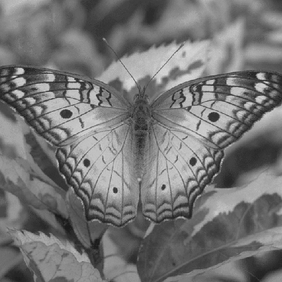
#> input picture Atividade Extra Classe 4/imagens de entrada/butterfly.png, 282 x 282 px, shrunk from 512 x 512 before the run
$ python Q2.py
#> lines starting #> are read from the running program, lines starting #| are printed output that depends on the picture; long printed decimals are rounded
"""Q2 — Reconstrução de imagem a partir da Transformada de Fourier 2D."""

from pathlib import Path

import cv2
import matplotlib.pyplot as plt
import numpy as np


PASTA_ATUAL = Path(__file__).resolve().parent
ARQUIVO_ENTRADA = PASTA_ATUAL / "imagens de entrada" / "butterfly.png"
ARQUIVO_SAIDA = PASTA_ATUAL / "resultados" / "Q2_resultados.png"


def carregar_imagem_monocromatica(caminho: Path):
    """Carrega uma imagem como matriz de intensidades em tons de cinza."""
    imagem = cv2.imread(str(caminho), cv2.IMREAD_GRAYSCALE)
#> imagem is the input picture: shape (282, 282); min 25, max 219, mean 116.8

    if imagem is None:
        raise FileNotFoundError(f"Não foi possível carregar a imagem: {caminho}")

    return imagem


def normalizar_para_visualizacao(imagem: np.ndarray):
    """Converte uma matriz numérica para o intervalo visual de 0 a 255."""
    minimo = imagem.min()
    maximo = imagem.max()

    if maximo == minimo:
        return np.zeros(imagem.shape, dtype=np.uint8)

    imagem_normalizada = (imagem - minimo) * (255 / (maximo - minimo))
    return np.rint(imagem_normalizada).astype(np.uint8)


def reconstruir_por_espectro(espectro: np.ndarray):
    """Reconstrói uma imagem real usando a transformada inversa de Fourier."""
    imagem_complexa = np.fft.ifft2(espectro)
    return np.real(imagem_complexa)


def calcular_reconstrucoes(imagem: np.ndarray):
    """Calcula as reconstruções completa, por magnitude e por fase isoladas."""
    imagem_float = imagem.astype(np.float32)
    espectro = np.fft.fft2(imagem_float)
    magnitude = np.abs(espectro)
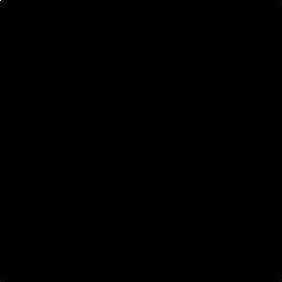
#> magnitude: shape (282, 282) float64; min 6.7, max 9286064, mean 4250.9; drawn with min black and max white
    fase = np.angle(espectro)
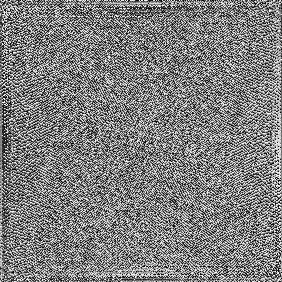
#> fase: shape (282, 282) float64; min -3.14, max 3.14, mean 3.95e-05; drawn with min black and max white

    reconstruida = reconstruir_por_espectro(espectro)

    fase_zero = np.zeros(fase.shape)
    espectro_apenas_magnitude = magnitude * np.exp(1j * fase_zero)
    apenas_magnitude = reconstruir_por_espectro(espectro_apenas_magnitude)

    magnitude_constante = np.ones(magnitude.shape)
    espectro_apenas_fase = magnitude_constante * np.exp(1j * fase)
    apenas_fase = reconstruir_por_espectro(espectro_apenas_fase)
#> in reconstruir_por_espectro (call 3), `return np.real(imagem_complexa)`:
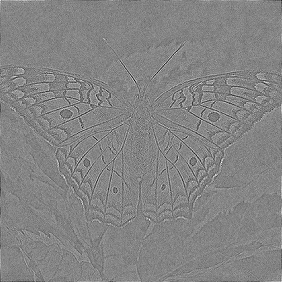
#> returned value: shape (282, 282) float64; min -0.0305, max 0.0283, mean 1.26e-05; drawn with min black and max white

    diferenca_absoluta = np.abs(imagem_float - reconstruida)
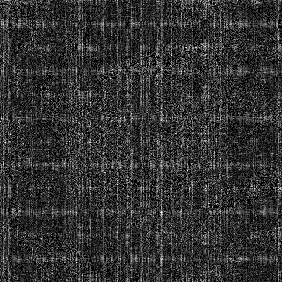
#> diferenca_absoluta: shape (282, 282) float64; min 0, max 1.71e-13, mean 3.37e-14; drawn with min black and max white
    erro_maximo = np.max(diferenca_absoluta)
#> erro_maximo = 1.71e-13
    erro_quadratico_medio = np.mean(diferenca_absoluta ** 2)
#> erro_quadratico_medio = 1.87e-27

    return reconstruida, diferenca_absoluta, apenas_magnitude, apenas_fase, erro_maximo, erro_quadratico_medio


def salvar_comparacao(original: np.ndarray, reconstruida: np.ndarray,
                      diferenca: np.ndarray, apenas_magnitude: np.ndarray,
                      apenas_fase: np.ndarray, saida: Path):
    """Exibe e salva as reconstruções pedidas no enunciado."""
    # Usado IA apenas nessa função apenas para amostragem
    saida.parent.mkdir(parents=True, exist_ok=True)

    figura, eixos = plt.subplots(2, 3, figsize=(13, 8))
    figura.subplots_adjust(wspace=0.04, hspace=0.22, bottom=0.08)
    e0, e1, e2, e3, e4, e5 = eixos.flat

    e0.imshow(original, cmap="gray", vmin=0, vmax=255); e0.axis("off")
    e1.imshow(reconstruida, cmap="gray", vmin=0, vmax=255); e1.axis("off")
    e2.imshow(diferenca, cmap="gray"); e2.axis("off")
    e3.imshow(normalizar_para_visualizacao(apenas_magnitude), cmap="gray", vmin=0, vmax=255); e3.axis("off")
    e4.imshow(normalizar_para_visualizacao(apenas_fase), cmap="gray", vmin=0, vmax=255); e4.axis("off")
    e5.axis("off")

    e0.text(0.5, -0.08, "(a) imagem original", transform=e0.transAxes,
            ha="center", va="top", fontsize=11)
    e1.text(0.5, -0.08, "(b) reconstrução completa", transform=e1.transAxes,
            ha="center", va="top", fontsize=11)
    e2.text(0.5, -0.08, "(c) diferença absoluta", transform=e2.transAxes,
            ha="center", va="top", fontsize=11)
    e3.text(0.5, -0.08, "(d) somente magnitude", transform=e3.transAxes,
            ha="center", va="top", fontsize=11)
    e4.text(0.5, -0.08, "(e) somente fase", transform=e4.transAxes,
            ha="center", va="top", fontsize=11)

    figura.savefig(saida, dpi=180, bbox_inches="tight")
    plt.show()


if __name__ == "__main__":
    original = carregar_imagem_monocromatica(ARQUIVO_ENTRADA)
    reconstruida, diferenca, apenas_magnitude, apenas_fase, erro_maximo, erro_quadratico_medio = calcular_reconstrucoes(original)
#> erro_maximo = 1.71e-13; erro_quadratico_medio = 1.87e-27

    salvar_comparacao(original, reconstruida, diferenca, apenas_magnitude,
                      apenas_fase, ARQUIVO_SAIDA)
#> in normalizar_para_visualizacao, `minimo = imagem.min()`: minimo = 45.21
#> in normalizar_para_visualizacao, `maximo = imagem.max()`: maximo = 4250.9

    print(f"Imagem usada: {ARQUIVO_ENTRADA.name}")
    print(f"Erro máximo da reconstrução: {erro_maximo:.10f}")
#| Erro máximo da reconstrução: 0
    print(f"Erro quadrático médio da reconstrução: {erro_quadratico_medio:.10f}")
#| Erro quadrático médio da reconstrução: 0
    print(f"Imagem comparativa salva em: {ARQUIVO_SAIDA}")

$ run again, with Atividade Extra Classe 4/imagens de entrada/aerial_view.png copied over Atividade Extra Classe 4/imagens de entrada/butterfly.png
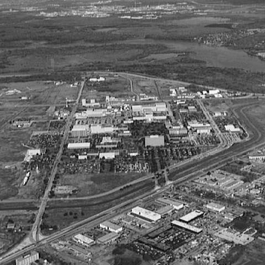
#> input picture Atividade Extra Classe 4/imagens de entrada/aerial_view.png, 265 x 265 px, shrunk from 480 x 480 before the run
#> in carregar_imagem_monocromatica, imagem is the input picture: shape (265, 265); min 0, max 255, mean 101.2
#> in reconstruir_por_espectro (call 3), `return np.real(imagem_complexa)`:
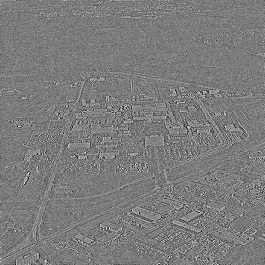
#> returned value: shape (265, 265) float64; min -0.0243, max 0.0257, mean 1.42e-05; drawn with min black and max white
#> in calcular_reconstrucoes, `diferenca_absoluta = np.abs(imagem_float - reconstruida)`:
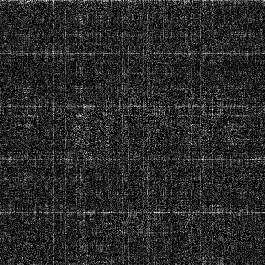
#> diferenca_absoluta: shape (265, 265) float64; min 0, max 1.71e-13, mean 2.69e-14; drawn with min black and max white
#> in calcular_reconstrucoes, `erro_maximo = np.max(diferenca_absoluta)`: erro_maximo = 1.71e-13
#> in calcular_reconstrucoes, `erro_quadratico_medio = np.mean(diferenca_absoluta ** 2)`: erro_quadratico_medio = 1.25e-27
#> `reconstruida, diferenca, apenas_magnitude, apenas_fase, erro_maximo, e..`: erro_maximo = 1.71e-13; erro_quadratico_medio = 1.25e-27
#> minimo = 38.3
#> maximo = 5147.5
#| Erro máximo da reconstrução: 0
#| Erro quadrático médio da reconstrução: 0

$ run again, with Atividade Extra Classe 4/imagens de entrada/baboon_monocromatica.png copied over Atividade Extra Classe 4/imagens de entrada/butterfly.png
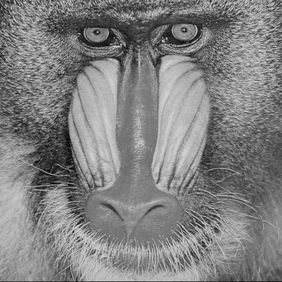
#> input picture Atividade Extra Classe 4/imagens de entrada/baboon_monocromatica.png, 282 x 282 px, shrunk from 512 x 512 before the run
#> in carregar_imagem_monocromatica, imagem is the input picture: shape (282, 282); min 3, max 228, mean 129.2
#> in reconstruir_por_espectro (call 3), `return np.real(imagem_complexa)`:
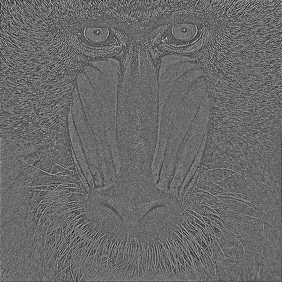
#> returned value: shape (282, 282) float64; min -0.0198, max 0.0278, mean 1.26e-05; drawn with min black and max white
#> in calcular_reconstrucoes, `diferenca_absoluta = np.abs(imagem_float - reconstruida)`:
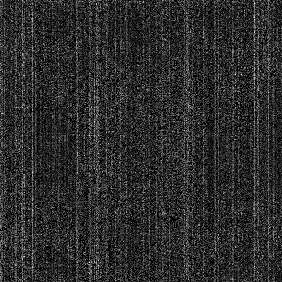
#> diferenca_absoluta: shape (282, 282) float64; min 0, max 1.99e-13, mean 3.45e-14; drawn with min black and max white
#> in calcular_reconstrucoes, `erro_maximo = np.max(diferenca_absoluta)`: erro_maximo = 1.99e-13
#> in calcular_reconstrucoes, `erro_quadratico_medio = np.mean(diferenca_absoluta ** 2)`: erro_quadratico_medio = 1.96e-27
#> `reconstruida, diferenca, apenas_magnitude, apenas_fase, erro_maximo, e..`: erro_maximo = 1.99e-13; erro_quadratico_medio = 1.96e-27
#> minimo = 62.55
#> maximo = 5551.2
#| Erro máximo da reconstrução: 0
#| Erro quadrático médio da reconstrução: 0

$ run again, with Atividade Extra Classe 4/imagens de entrada/city.png copied over Atividade Extra Classe 4/imagens de entrada/butterfly.png
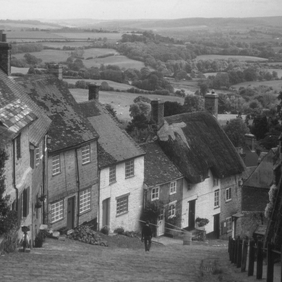
#> input picture Atividade Extra Classe 4/imagens de entrada/city.png, 282 x 282 px, shrunk from 512 x 512 before the run
#> in carregar_imagem_monocromatica, imagem is the input picture: shape (282, 282); min 20, max 236, mean 112.2
#> in reconstruir_por_espectro (call 3), `return np.real(imagem_complexa)`:
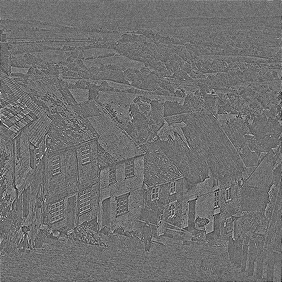
#> returned value: shape (282, 282) float64; min -0.0229, max 0.0292, mean 1.26e-05; drawn with min black and max white
#> in calcular_reconstrucoes, `diferenca_absoluta = np.abs(imagem_float - reconstruida)`:
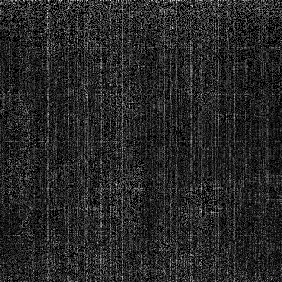
#> diferenca_absoluta: shape (282, 282) float64; min 0, max 1.99e-13, mean 3.08e-14; drawn with min black and max white
#> in calcular_reconstrucoes, `erro_maximo = np.max(diferenca_absoluta)`: erro_maximo = 1.99e-13
#> in calcular_reconstrucoes, `erro_quadratico_medio = np.mean(diferenca_absoluta ** 2)`: erro_quadratico_medio = 1.59e-27
#> `reconstruida, diferenca, apenas_magnitude, apenas_fase, erro_maximo, e..`: erro_maximo = 1.99e-13; erro_quadratico_medio = 1.59e-27
#> minimo = 37.69
#> maximo = 3649.3
#| Erro máximo da reconstrução: 0
#| Erro quadrático médio da reconstrução: 0
